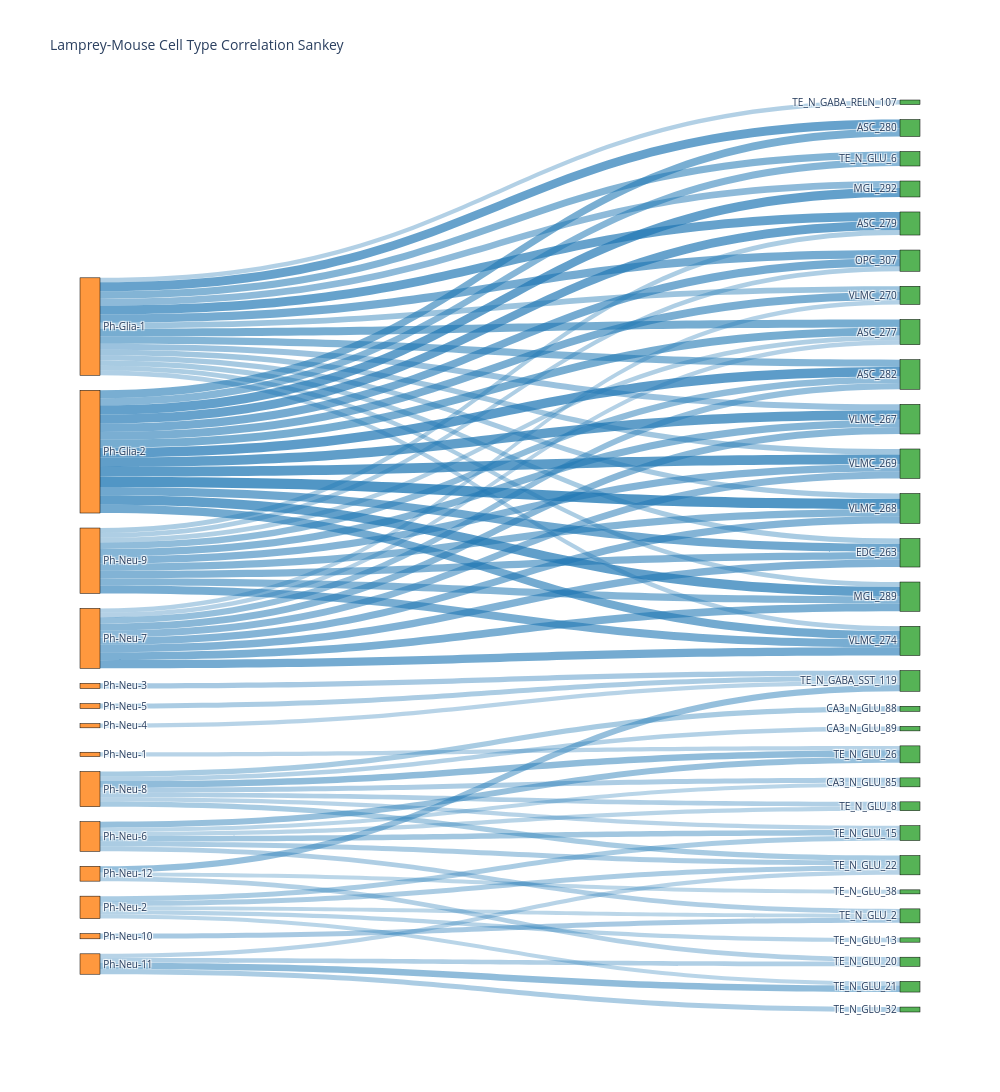

The cell this chart's notebook holds for it:
### Code cell
fig = plot_sankey_from_corr(corr_matrix, threshold=0.3, )
fig.write_html('/data/work/22.fusemap/05.stereoalign/02.scvi/03.Hippocampal/01_20251223/Hippocampal_3.html')
